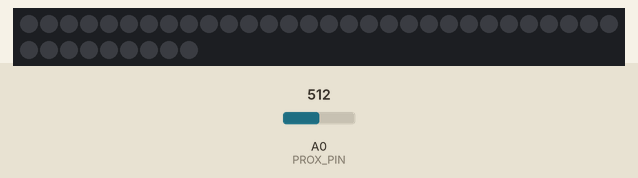
Bench run of a sketch on a simulated Arduino Uno, built with avr-gcc and run on an emulated ATmega328P. On the bench: 39 RGB LEDs in strip order, left to right, continuing on the next row. The test bench sets the inputs (shaded band); at power-on: A0 (PROX_PIN) = 512. Dim RGB values are drawn brighter than linear.

Above: at 1.2 s.
1.3 s: A0 (PROX_PIN) set to 166
4.3 s: A0 (PROX_PIN) set to 146
At 6.58 s:
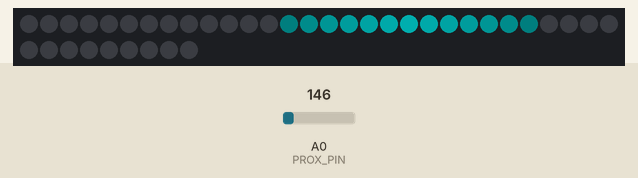
7.3 s: A0 (PROX_PIN) set to 210
At 9.96 s:
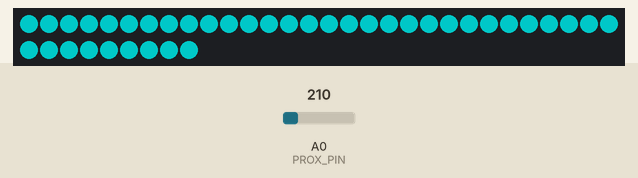
Timing chart, 0 to 11.5 s (numbered marks = the images above; inputs shaded):
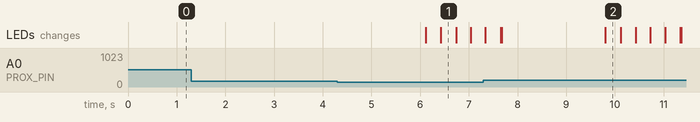

Measured:
- the behaviour switches between 158 and 157 on A0 (PROX_PIN) (found by bisection; images 0 and 1)
- after the input at 1.3 s, every drawn part: stays the same
- after the input at 4.3 s, the LEDs: first change after 1.8 s (image 1 shows a later state)

The sketch:

miniBar.ino
```cpp
// (licence header left out)
#include <Adafruit_NeoPixel.h>

#define DATA_PIN     4
#define N_LEDS       39
#define CENTER_LED   19
#define COLOR_STEP   2
#define MAX_INTENSITY 200
#define DELAY 10
#define ADD_PIXEL_ON 3
#define C_RED 1
#define C_GREEN 2
#define C_BLUE 3
#define C_WHITE 4
#define C_PURPLE 5
#define C_LIGHT_BLUE 6
#define C_YELLOW 7


//---------------------------------------------------------
// SENSOR - 175
//---------------------------------------------------------
#define PROX_PIN 0
#define PROX_TRIGGER_DIST 158

//---------------------------------------------------------
// STATE MANAGEMENT
//---------------------------------------------------------
int FADE_COUNT = 0;
boolean B_ON = false;

Adafruit_NeoPixel mStrip = Adafruit_NeoPixel(N_LEDS, DATA_PIN, NEO_GRB + NEO_KHZ800);
int mLEDArrayMap[N_LEDS];

void setup() {
  // initialize the led map
  for (int i = 0; i < N_LEDS; i++) {
    mLEDArrayMap[i] = 0;
  }
  mStrip.begin();
  mStrip.show();
}

void loop() {
  bar();
}

void bar() {
  int val = readProx();

  if ((val < PROX_TRIGGER_DIST) && (FADE_COUNT <= 10)) {
    FADE_COUNT++;
  } else if ((val >= (PROX_TRIGGER_DIST - 5)) && (FADE_COUNT >= 0)) {
    FADE_COUNT--;
    delay(200);
  }

  // turn it on!
  if ((B_ON == false) && (FADE_COUNT >= 3)) {
    B_ON = true;
    display(1, C_LIGHT_BLUE, DELAY, MAX_INTENSITY / 2);
  }

  // turn it off...
  if ((B_ON == true) && (FADE_COUNT <= 0)) {
    B_ON = false;
    display(0, C_LIGHT_BLUE, DELAY, MAX_INTENSITY / 2);
  }

  delay(100);
}

int readProx() {
  int distsensor, i;
  long time;

  distsensor = 0;
  for (i=0; i<8; i++) {
    distsensor += analogRead(PROX_PIN);
    delay(50);
  }
  distsensor /= 8;

  return distsensor;
}

void runThis() {
  display(1, C_RED, DELAY, MAX_INTENSITY);
  display(0, C_RED, DELAY, MAX_INTENSITY);

  display(1, C_YELLOW, DELAY, MAX_INTENSITY / 2);
  display(0, C_YELLOW, DELAY, MAX_INTENSITY / 2);

  display(1, C_GREEN, DELAY, MAX_INTENSITY);
  display(0, C_GREEN, DELAY, MAX_INTENSITY);

  display(1, C_LIGHT_BLUE, DELAY, MAX_INTENSITY / 2);
  display(0, C_LIGHT_BLUE, DELAY, MAX_INTENSITY / 2);

  display(1, C_BLUE, DELAY, MAX_INTENSITY);
  display(0, C_BLUE, DELAY, MAX_INTENSITY);

  display(1, C_PURPLE, DELAY, MAX_INTENSITY / 2);
  display(0, C_PURPLE, DELAY, MAX_INTENSITY / 2);
}

void clearIT() {
  display(0, C_RED, DELAY, MAX_INTENSITY);
}

void display(int pON, int pCOLOR, int pDelay, int INTENSITY) {
  int myNumOfPixelsToEffect = 0;
  boolean mChanged;
  int mAddPixel = 0;

  if (pON == 1) {
    do {
      mChanged = false;
      // CENTER
      if (mLEDArrayMap[CENTER_LED] < INTENSITY) {
        mChanged = true;
        mLEDArrayMap[CENTER_LED] += COLOR_STEP;
      }
      // WINGS
      for (int i = 1; i <= myNumOfPixelsToEffect; i++) {
        // LEFT
        if (mLEDArrayMap[CENTER_LED - i] < INTENSITY) {
          mChanged = true;
          mLEDArrayMap[CENTER_LED - i] += COLOR_STEP;
        }
        // RIGHT
        if (mLEDArrayMap[CENTER_LED + i] < INTENSITY) {
          mChanged = true;
          mLEDArrayMap[CENTER_LED + i] += COLOR_STEP;
        }
      }

      // set the pixels to the array map
      for (int i = 0; i < N_LEDS; i++) {
        switch(pCOLOR) {
          case C_RED:
            mStrip.setPixelColor(i, mStrip.Color(mLEDArrayMap[i], 0, 0));
            break;
          case C_GREEN:
            mStrip.setPixelColor(i, mStrip.Color(0, mLEDArrayMap[i], 0));
            break;
          case C_BLUE:
            mStrip.setPixelColor(i, mStrip.Color(0, 0, mLEDArrayMap[i]));
            break;
          case C_PURPLE:
            mStrip.setPixelColor(i, mStrip.Color(mLEDArrayMap[i], 0, mLEDArrayMap[i]));
            break;
          case C_LIGHT_BLUE:
            mStrip.setPixelColor(i, mStrip.Color(0, mLEDArrayMap[i], mLEDArrayMap[i]));
            break;
          case C_YELLOW:
            mStrip.setPixelColor(i, mStrip.Color(mLEDArrayMap[i], mLEDArrayMap[i], 0));
            break;
          default:
            mStrip.setPixelColor(i, mStrip.Color(mLEDArrayMap[i], mLEDArrayMap[i], mLEDArrayMap[i]));
            break;
        }
      }

      mStrip.show();
      delay(pDelay);

      if ((mAddPixel == ADD_PIXEL_ON) && (myNumOfPixelsToEffect < ((N_LEDS - 1) / 2))) {
        mAddPixel = 0;
        myNumOfPixelsToEffect++;
      } else {
        mAddPixel += 1;
      }
    } while (mChanged == true);
  } else {
    do {
      mChanged = false;
      // CENTER
      if (mLEDArrayMap[CENTER_LED] > 0) {
        mChanged = true;
        mLEDArrayMap[CENTER_LED] -= COLOR_STEP;
      }
      // WINGS
      for (int i = 1; i <= myNumOfPixelsToEffect; i++) {
        // LEFT
        if (mLEDArrayMap[CENTER_LED - i] > 0) {
          mChanged = true;
          mLEDArrayMap[CENTER_LED - i] -= COLOR_STEP;
        }
        // RIGHT
        if (mLEDArrayMap[CENTER_LED + i] > 0) {
          mChanged = true;
          mLEDArrayMap[CENTER_LED + i] -= COLOR_STEP;
        }
      }

      // set the pixels to the array map
      for (int i = 0; i < N_LEDS; i++) {
        switch(pCOLOR) {
          case C_RED:
            mStrip.setPixelColor(i, mStrip.Color(mLEDArrayMap[i], 0, 0));
            break;
          case C_GREEN:
            mStrip.setPixelColor(i, mStrip.Color(0, mLEDArrayMap[i], 0));
            break;
          case C_BLUE:
            mStrip.setPixelColor(i, mStrip.Color(0, 0, mLEDArrayMap[i]));
            break;
          case C_PURPLE:
            mStrip.setPixelColor(i, mStrip.Color(mLEDArrayMap[i], 0, mLEDArrayMap[i]));
            break;
          case C_LIGHT_BLUE:
            mStrip.setPixelColor(i, mStrip.Color(0, mLEDArrayMap[i], mLEDArrayMap[i]));
            break;
          case C_YELLOW:
            mStrip.setPixelColor(i, mStrip.Color(mLEDArrayMap[i], mLEDArrayMap[i], 0));
            break;
          default:
            mStrip.setPixelColor(i, mStrip.Color(mLEDArrayMap[i], mLEDArrayMap[i], mLEDArrayMap[i]));
            break;
        }
      }

      mStrip.show();
      delay(pDelay);

      if ((mAddPixel == ADD_PIXEL_ON) && (myNumOfPixelsToEffect < ((N_LEDS - 1) / 2))) {
        mAddPixel = 0;
        myNumOfPixelsToEffect++;
      } else {
        mAddPixel += 1;
      }
    } while (mChanged == true);
  }
}
```
